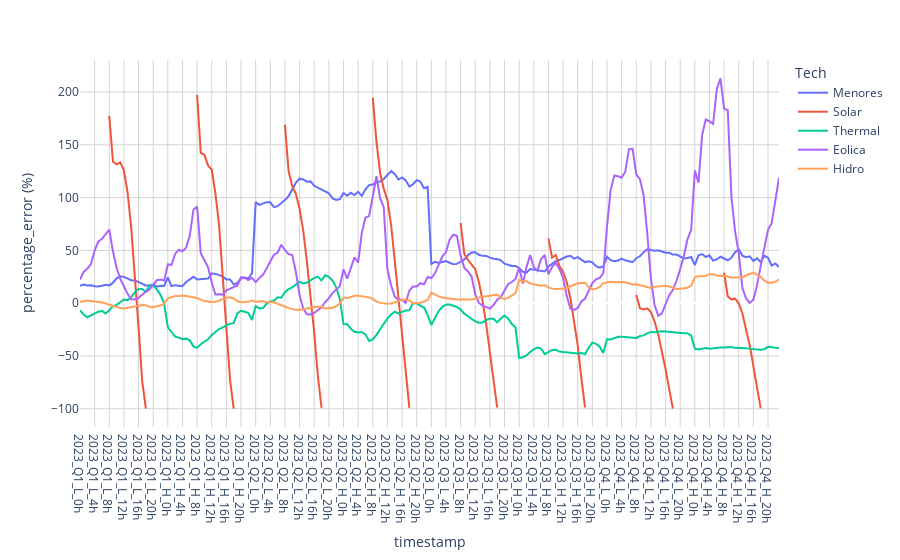

The notebook cell saved with this chart:
### Markdown cell above
## 4. Calibration
### 4.1 Error by timestamp

### Code cell
# Align dataframes based on 'timestamp', 'Tech'
gen_res['DispatchGen_MW_xm'] = gen_res['DispatchGen_MW']
gen_disp['DispatchGen_MW_sw'] = gen_disp['DispatchGen_MW']
gen_compare = pd.merge(gen_res, gen_disp, on=['timestamp', 'Tech'])
# Calculate error percentage
gen_compare['percentage_error (%)'] = 100*((gen_compare['DispatchGen_MW_sw'] / gen_compare['DispatchGen_MW_xm']) - 1)
# Remove rows where 'type' contains '_0h' and 'tech' is 'solar'
hours = r'_19h|_20h|_21h|_22h|_23h|_0h|_1h|_2h|_3h|_4h|_5h|_6h|_7h'
condition = ((gen_compare['Tech'] == 'Solar') & (gen_compare['timestamp'].str.contains(hours)))
gen_compare.loc[condition, ['percentage_error (%)']] = np.nan
#print(gen_compare.head(5))
import plotly.express as px
fig = px.line(
    gen_compare,
    x='timestamp', y='percentage_error (%)', 
    color='Tech')
fig.update_layout(plot_bgcolor='white',xaxis=dict(gridcolor='lightgray'),yaxis=dict(gridcolor='lightgray'))
fig.show()

### Figure 1 — Plotly figure (JSON) as saved in the notebook; plotly's stock layout.template omitted (floating-point values rounded to 4 significant figures; data arrays with more than 128 entries replaced by an {"elided": "..."} marker saying what was removed)
{"data": [{"hovertemplate": "Tech=Menores<br>timestamp=%{x}<br>percentage_error (%)=%{y}<extra></extra>", "legendgroup": "Menores", "line": {"color": "#636efa", "dash": "solid"}, "marker": {"symbol": "circle"}, "mode": "lines", "name": "Menores", "orientation": "v", "showlegend": true, "type": "scatter", "x": {"elided": "192 str values"}, "xaxis": "x", "y": {"elided": "192 float values"}, "yaxis": "y"}, {"hovertemplate": "Tech=Solar<br>timestamp=%{x}<br>percentage_error (%)=%{y}<extra></extra>", "legendgroup": "Solar", "line": {"color": "#EF553B", "dash": "solid"}, "marker": {"symbol": "circle"}, "mode": "lines", "name": "Solar", "orientation": "v", "showlegend": true, "type": "scatter", "x": {"elided": "192 str values"}, "xaxis": "x", "y": {"elided": "192 float values"}, "yaxis": "y"}, {"hovertemplate": "Tech=Thermal<br>timestamp=%{x}<br>percentage_error (%)=%{y}<extra></extra>", "legendgroup": "Thermal", "line": {"color": "#00cc96", "dash": "solid"}, "marker": {"symbol": "circle"}, "mode": "lines", "name": "Thermal", "orientation": "v", "showlegend": true, "type": "scatter", "x": {"elided": "192 str values"}, "xaxis": "x", "y": {"elided": "192 float values"}, "yaxis": "y"}, {"hovertemplate": "Tech=Eolica<br>timestamp=%{x}<br>percentage_error (%)=%{y}<extra></extra>", "legendgroup": "Eolica", "line": {"color": "#ab63fa", "dash": "solid"}, "marker": {"symbol": "circle"}, "mode": "lines", "name": "Eolica", "orientation": "v", "showlegend": true, "type": "scatter", "x": {"elided": "192 str values"}, "xaxis": "x", "y": {"elided": "192 float values"}, "yaxis": "y"}, {"hovertemplate": "Tech=Hidro<br>timestamp=%{x}<br>percentage_error (%)=%{y}<extra></extra>", "legendgroup": "Hidro", "line": {"color": "#FFA15A", "dash": "solid"}, "marker": {"symbol": "circle"}, "mode": "lines", "name": "Hidro", "orientation": "v", "showlegend": true, "type": "scatter", "x": {"elided": "192 str values"}, "xaxis": "x", "y": {"elided": "192 float values"}, "yaxis": "y"}], "layout": {"legend": {"title": {"text": "Tech"}, "tracegroupgap": 0}, "margin": {"t": 60}, "plot_bgcolor": "white", "xaxis": {"anchor": "y", "domain": [0, 1], "gridcolor": "lightgray", "title": {"text": "timestamp"}}, "yaxis": {"anchor": "x", "domain": [0, 1], "gridcolor": "lightgray", "title": {"text": "percentage_error (%)"}}}}
